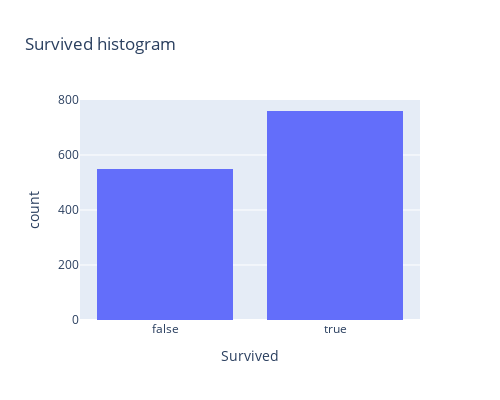
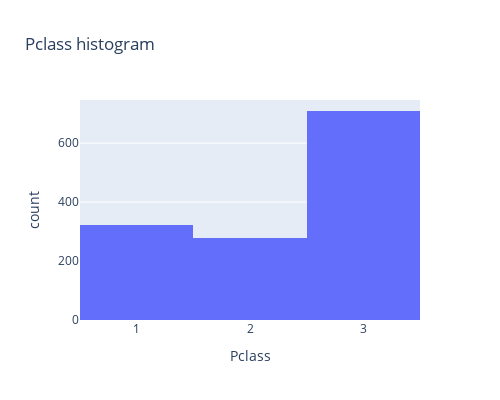
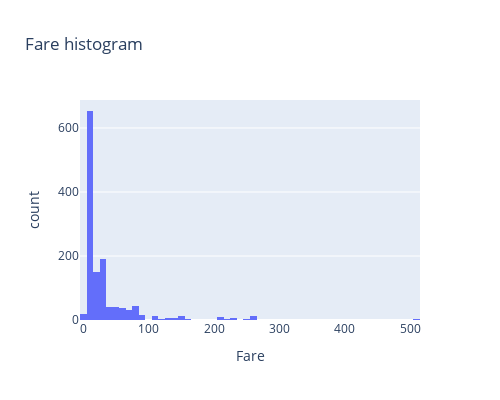
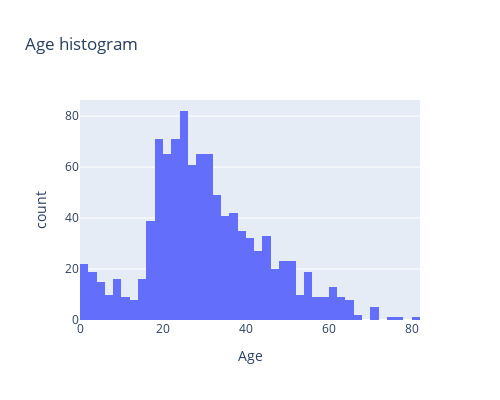

The code cell stored with these charts, in order, in its notebook:
### Markdown cell above
## 5 - Exiba o histograma correspondente a cada um dos atributos escolhidos.

### Code cell
# Histograma dos atributos
for col in data.drop(columns=['Pclass_1', 'Pclass_2', 'Pclass_3']).columns:
    fig = px.histogram(
        data,
        x=col,
        title=f'{col} histogram',
        width=500,
        height=400
    )
    fig.show()

### Figure 1 — Plotly figure (JSON) as saved in the notebook; plotly's stock layout.template omitted (floating-point values rounded to 4 significant figures; data arrays with more than 128 entries replaced by an {"elided": "..."} marker saying what was removed)
{"data": [{"alignmentgroup": "True", "bingroup": "x", "hovertemplate": "Survived=%{x}<br>count=%{y}<extra></extra>", "legendgroup": "", "marker": {"color": "#636efa", "pattern": {"shape": ""}}, "name": "", "offsetgroup": "", "orientation": "v", "showlegend": false, "x": {"elided": "1309 bool values"}, "xaxis": "x", "yaxis": "y", "type": "histogram"}], "layout": {"xaxis": {"anchor": "y", "domain": [0.0, 1.0], "title": {"text": "Survived"}}, "yaxis": {"anchor": "x", "domain": [0.0, 1.0], "title": {"text": "count"}}, "legend": {"tracegroupgap": 0}, "title": {"text": "Survived histogram"}, "barmode": "relative", "height": 400, "width": 500}}

### Figure 2 — Plotly figure (JSON) as saved in the notebook; plotly's stock layout.template omitted (floating-point values rounded to 4 significant figures; data arrays with more than 128 entries replaced by an {"elided": "..."} marker saying what was removed)
{"data": [{"alignmentgroup": "True", "bingroup": "x", "hovertemplate": "Pclass=%{x}<br>count=%{y}<extra></extra>", "legendgroup": "", "marker": {"color": "#636efa", "pattern": {"shape": ""}}, "name": "", "offsetgroup": "", "orientation": "v", "showlegend": false, "x": {"elided": "1309 int values"}, "xaxis": "x", "yaxis": "y", "type": "histogram"}], "layout": {"xaxis": {"anchor": "y", "domain": [0.0, 1.0], "title": {"text": "Pclass"}}, "yaxis": {"anchor": "x", "domain": [0.0, 1.0], "title": {"text": "count"}}, "legend": {"tracegroupgap": 0}, "title": {"text": "Pclass histogram"}, "barmode": "relative", "height": 400, "width": 500}}

### Figure 3 — Plotly figure (JSON) as saved in the notebook; plotly's stock layout.template omitted (floating-point values rounded to 4 significant figures; data arrays with more than 128 entries replaced by an {"elided": "..."} marker saying what was removed)
{"data": [{"alignmentgroup": "True", "bingroup": "x", "hovertemplate": "Fare=%{x}<br>count=%{y}<extra></extra>", "legendgroup": "", "marker": {"color": "#636efa", "pattern": {"shape": ""}}, "name": "", "offsetgroup": "", "orientation": "v", "showlegend": false, "x": {"elided": "1309 float values"}, "xaxis": "x", "yaxis": "y", "type": "histogram"}], "layout": {"xaxis": {"anchor": "y", "domain": [0.0, 1.0], "title": {"text": "Fare"}}, "yaxis": {"anchor": "x", "domain": [0.0, 1.0], "title": {"text": "count"}}, "legend": {"tracegroupgap": 0}, "title": {"text": "Fare histogram"}, "barmode": "relative", "height": 400, "width": 500}}

### Figure 4 — Plotly figure (JSON) as saved in the notebook; plotly's stock layout.template omitted (floating-point values rounded to 4 significant figures; data arrays with more than 128 entries replaced by an {"elided": "..."} marker saying what was removed)
{"data": [{"alignmentgroup": "True", "bingroup": "x", "hovertemplate": "Age=%{x}<br>count=%{y}<extra></extra>", "legendgroup": "", "marker": {"color": "#636efa", "pattern": {"shape": ""}}, "name": "", "offsetgroup": "", "orientation": "v", "showlegend": false, "x": {"elided": "1309 float values"}, "xaxis": "x", "yaxis": "y", "type": "histogram"}], "layout": {"xaxis": {"anchor": "y", "domain": [0.0, 1.0], "title": {"text": "Age"}}, "yaxis": {"anchor": "x", "domain": [0.0, 1.0], "title": {"text": "count"}}, "legend": {"tracegroupgap": 0}, "title": {"text": "Age histogram"}, "barmode": "relative", "height": 400, "width": 500}}
